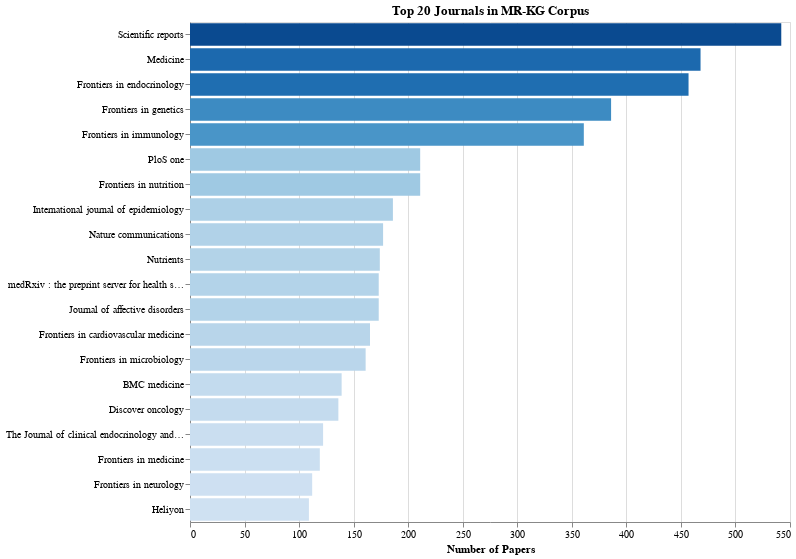

Notebook source saved alongside this figure:
### Markdown cell above
## Plot 3: Top Journals

### Code cell
# ---- Show top 20 journals ----
top_journals = journal_stats.head(20)

journal_chart = (
    alt.Chart(top_journals)
    .mark_bar()
    .encode(
        y=alt.Y("journal:N", title=None, sort="-x"),
        x=alt.X("paper_count:Q", title="Number of Papers"),
        color=alt.Color(
            "paper_count:Q",
            scale=alt.Scale(scheme="blues"),
            legend=None,
        ),
        tooltip=[
            alt.Tooltip("journal:N", title="Journal"),
            alt.Tooltip("paper_count:Q", title="Papers", format=","),
            alt.Tooltip("percentage:Q", title="Percentage", format=".2f"),
        ],
    )
    .properties(
        width=600,
        height=500,
        title="Top 20 Journals in MR-KG Corpus",
    )
)

journal_chart

### Figure 1 — Vega-Lite specification as saved in the notebook (floating-point values rounded to 4 significant figures)
{"config": {"view": {"continuousWidth": 300, "continuousHeight": 300}}, "data": {"name": "data-69926053fe5e09472e9f1ca19509510b"}, "mark": {"type": "bar"}, "encoding": {"color": {"field": "paper_count", "legend": null, "scale": {"scheme": "blues"}, "type": "quantitative"}, "tooltip": [{"field": "journal", "title": "Journal", "type": "nominal"}, {"field": "paper_count", "format": ",", "title": "Papers", "type": "quantitative"}, {"field": "percentage", "format": ".2f", "title": "Percentage", "type": "quantitative"}], "x": {"field": "paper_count", "title": "Number of Papers", "type": "quantitative"}, "y": {"field": "journal", "sort": "-x", "title": null, "type": "nominal"}}, "height": 500, "title": "Top 20 Journals in MR-KG Corpus", "width": 600, "$schema": "https://vega.github.io/schema/vega-lite/v6.1.0.json", "datasets": {"data-69926053fe5e09472e9f1ca19509510b": [{"journal": "Scientific reports", "paper_count": 542, "percentage": 3.47}, {"journal": "Medicine", "paper_count": 468, "percentage": 2.99}, {"journal": "Frontiers in endocrinology", "paper_count": 457, "percentage": 2.92}, {"journal": "Frontiers in genetics", "paper_count": 386, "percentage": 2.47}, {"journal": "Frontiers in immunology", "paper_count": 361, "percentage": 2.31}, {"journal": "PloS one", "paper_count": 211, "percentage": 1.35}, {"journal": "Frontiers in nutrition", "paper_count": 211, "percentage": 1.35}, {"journal": "International journal of epidemiology", "paper_count": 186, "percentage": 1.19}, {"journal": "Nature communications", "paper_count": 177, "percentage": 1.13}, {"journal": "Nutrients", "paper_count": 174, "percentage": 1.11}, {"journal": "medRxiv : the preprint server for health sciences", "paper_count": 173, "percentage": 1.11}, {"journal": "Journal of affective disorders", "paper_count": 173, "percentage": 1.11}, {"journal": "Frontiers in cardiovascular medicine", "paper_count": 165, "percentage": 1.06}, {"journal": "Frontiers in microbiology", "paper_count": 161, "percentage": 1.03}, {"journal": "BMC medicine", "paper_count": 139, "percentage": 0.89}, {"journal": "Discover oncology", "paper_count": 136, "percentage": 0.87}, {"journal": "The Journal of clinical endocrinology and metabolism", "paper_count": 122, "percentage": 0.78}, {"journal": "Frontiers in medicine", "paper_count": 119, "percentage": 0.76}, {"journal": "Frontiers in neurology", "paper_count": 112, "percentage": 0.72}, {"journal": "Heliyon", "paper_count": 109, "percentage": 0.7}]}}
